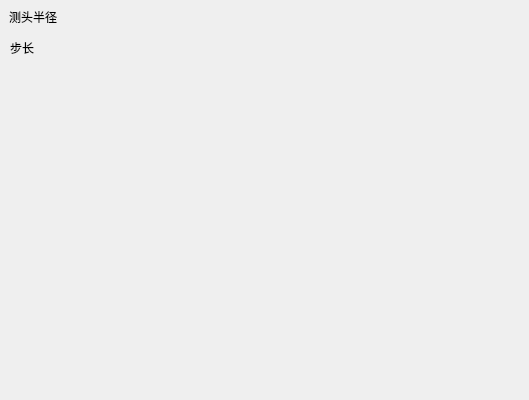
<?xml version="1.0" encoding="UTF-8"?>
<ui version="4.0">
 <class>calculate</class>
 <widget class="QDialog" name="calculate">
  <property name="geometry">
   <rect>
    <x>0</x>
    <y>0</y>
    <width>529</width>
    <height>400</height>
   </rect>
  </property>
  <property name="windowTitle">
   <string>Dialog</string>
  </property>
  <widget class="QLabel" name="label">
   <property name="geometry">
    <rect>
     <x>10</x>
     <y>40</y>
     <width>54</width>
     <height>16</height>
    </rect>
   </property>
   <property name="text">
    <string>步长</string>
   </property>
  </widget>
  <widget class="QLabel" name="label_2">
   <property name="geometry">
    <rect>
     <x>9</x>
     <y>9</y>
     <width>54</width>
     <height>16</height>
    </rect>
   </property>
   <property name="text">
    <string>测头半径</string>
   </property>
  </widget>
 </widget>
 <resources/>
 <connections/>
</ui>
